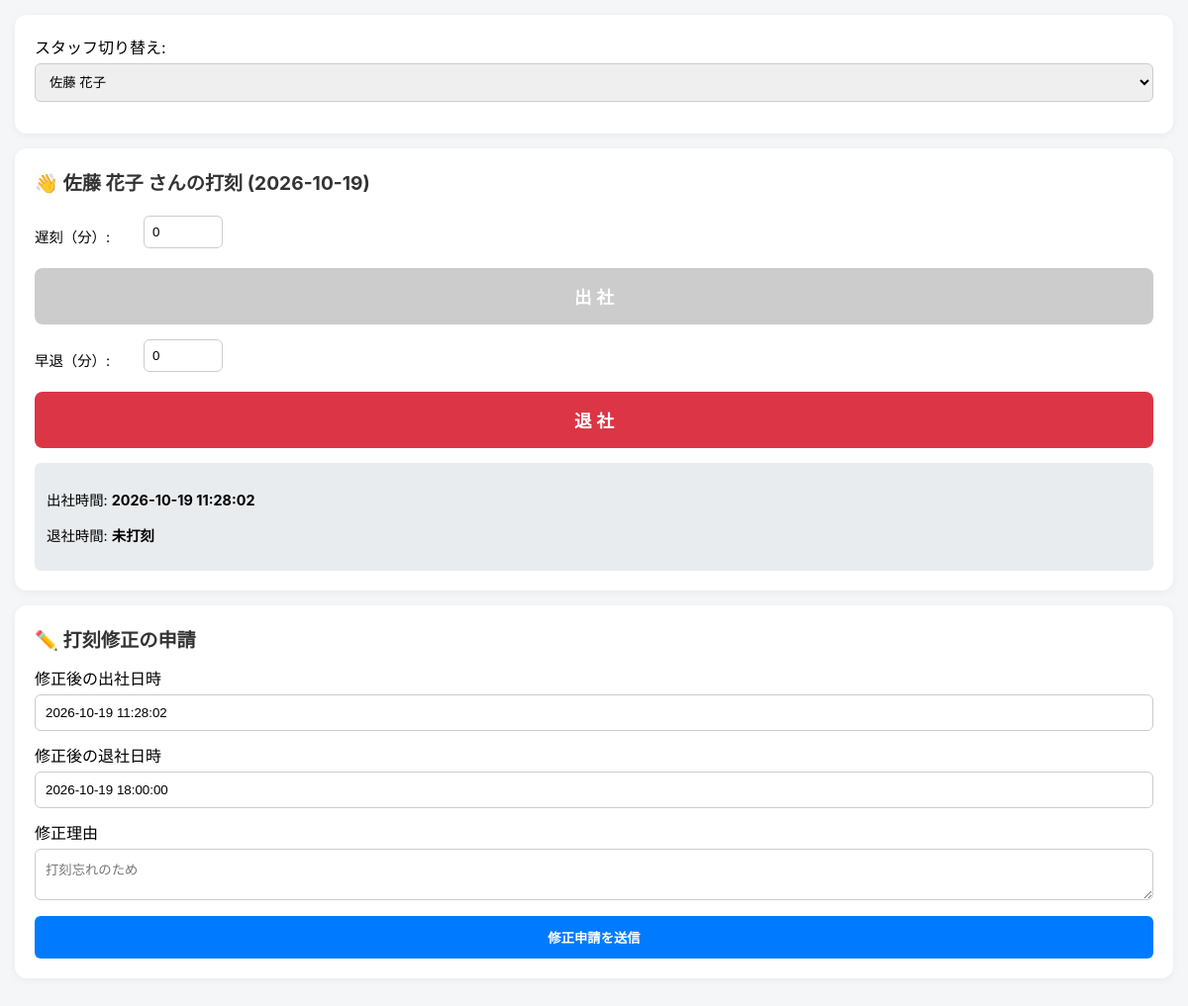
Page /?user_id=2 on the committed database.
### tables this page shows
CREATE TABLE users (
                id INTEGER PRIMARY KEY AUTOINCREMENT,
                name TEXT NOT NULL,
                role TEXT DEFAULT 'employee'
            );

CREATE TABLE attendance (
                id INTEGER PRIMARY KEY AUTOINCREMENT,
                user_id INTEGER NOT NULL,
                work_date DATE NOT NULL,
                clock_in DATETIME,
                clock_out DATETIME,
                break_minutes INTEGER DEFAULT 60,
                tardy_minutes INTEGER DEFAULT 0,    -- 遅刻（分）
                early_leave_minutes INTEGER DEFAULT 0, -- 早退（分）
                actual_hours REAL DEFAULT 0,
                overtime_hours REAL DEFAULT 0
            );

### app.py (the view)
@app.route('/')
def index():
    user_id = request.args.get('user_id', 1)
    today = datetime.now().strftime('%Y-%m-%d')
    with get_db() as conn:
        user = conn.execute('SELECT * FROM users WHERE id = ?', (user_id,)).fetchone()
        attendance = conn.execute(
            'SELECT * FROM attendance WHERE user_id = ? AND work_date = ?',
            (user_id, today)
        ).fetchone()
        users = conn.execute('SELECT * FROM users').fetchall()
    return render_template('index.html', user=user, attendance=attendance, users=users, today=today)

### app.py (called while the page is built)
def get_db():
    conn = sqlite3.connect(DB_NAME)
    conn.row_factory = sqlite3.Row
    return conn

### templates/index.html (shortened to what this page needs)
<!DOCTYPE html>
<html lang="ja">
<head>
</head>
<body>
    <div class="card">
        <label>スタッフ切り替え:</label>
        <select onchange="location.href='/?user_id=' + this.value">
            {% for u in users %}
            <option value="{{ u.id }}" {% if u.id == user.id %}selected{% endif %}>{{ u.name }}</option>
            {% endfor %}
        </select>
    </div>
    <div class="card">
        <h1>👋 {{ user.name }} さんの打刻 ({{ today }})</h1>
        <div class="btn-group">
            <form action="/clock" method="POST">
                <div class="input-row">
                    <label>遅刻（分）:</label>
                    <input type="number" name="tardy_minutes" value="0" min="0">
                </div>
                <button type="submit" class="btn btn-in" {% if attendance and attendance.clock_in %}disabled{% endif %}>出 社</button>
            </form>
            <form action="/clock" method="POST">
                <div class="input-row">
                    <label>早退（分）:</label>
                    <input type="number" name="early_leave_minutes" value="0" min="0">
                </div>
                <button type="submit" class="btn btn-out" {% if not attendance or not attendance.clock_in or attendance.clock_out %}disabled{% endif %}>退 社</button>
            </form>
        </div>
        <div class="status">
            <p>出社時間: <strong>{{ attendance.clock_in if attendance and attendance.clock_in else '未打刻' }}</strong>
            {% if attendance and attendance.tardy_minutes > 0 %} <span style="color:red;">(遅刻 {{ attendance.tardy_minutes }}分)</span>{% endif %}</p>
            <p>退社時間: <strong>{{ attendance.clock_out if attendance and attendance.clock_out else '未打刻' }}</strong>
            {% if attendance and attendance.early_leave_minutes > 0 %} <span style="color:orange;">(早退 {{ attendance.early_leave_minutes }}分)</span>{% endif %}</p>
        </div>
    </div>
    {% if attendance %}
    <div class="card">
        <h1>✏️ 打刻修正の申請</h1>
        <form action="/request_correction" method="POST">
            <label>修正後の出社日時</label>
            <input type="text" name="requested_clock_in" value="{{ attendance.clock_in or today + ' 09:00:00' }}" required>
            <label>修正後の退社日時</label>
            <input type="text" name="requested_clock_out" value="{{ attendance.clock_out or today + ' 18:00:00' }}" required>
            <label>修正理由</label>
            <textarea name="reason" placeholder="打刻忘れのため" required></textarea>
            <button type="submit" class="submit-btn">修正申請を送信</button>
        </form>
    </div>
    {% endif %}
</body>
</html>

### templates/index.html (style rules this page uses)
body { font-family: -apple-system, BlinkMacSystemFont, "Segoe UI", Roboto, sans-serif; background: #f4f6f8; margin: 0; padding: 15px; }
.card { background: white; border-radius: 12px; padding: 20px; margin-bottom: 15px; box-shadow: 0 2px 8px rgba(0,0,0,0.05); }
h1 { font-size: 1.2rem; color: #333; margin-top: 0; }
.btn-group { display: flex; flex-direction: column; gap: 10px; margin: 15px 0; }
.btn { padding: 16px; font-size: 1.1rem; font-weight: bold; border: none; border-radius: 8px; color: white; cursor: pointer; width: 100%; }
.btn-in { background: #28a745; }
.btn-out { background: #dc3545; }
.btn:disabled { background: #ccc; cursor: not-allowed; }
.input-row { display: flex; align-items: center; gap: 10px; margin-bottom: 8px; }
.input-row label { font-size: 0.9rem; width: 100px; }
.input-row input { padding: 8px; border: 1px solid #ccc; border-radius: 6px; width: 80px; }
.status { background: #e9ecef; padding: 12px; border-radius: 6px; font-size: 0.9rem; }
input, select, textarea { width: 100%; padding: 10px; margin: 5px 0 12px; border: 1px solid #ccc; border-radius: 6px; box-sizing: border-box; }
.submit-btn { background: #007bff; color: white; border: none; padding: 12px; border-radius: 6px; width: 100%; font-weight: bold; }

### rows in the picture
users: name "佐藤 花子"
attendance: clock_in "2026-10-19 11:28:02", requested_clock_in "2026-10-19 11:28:02"

### other values in the picture
{{ attendance.clock_out if attendance and attendance.clock_out else '未打刻' }} "未打刻"
form field value "佐藤 花子"
